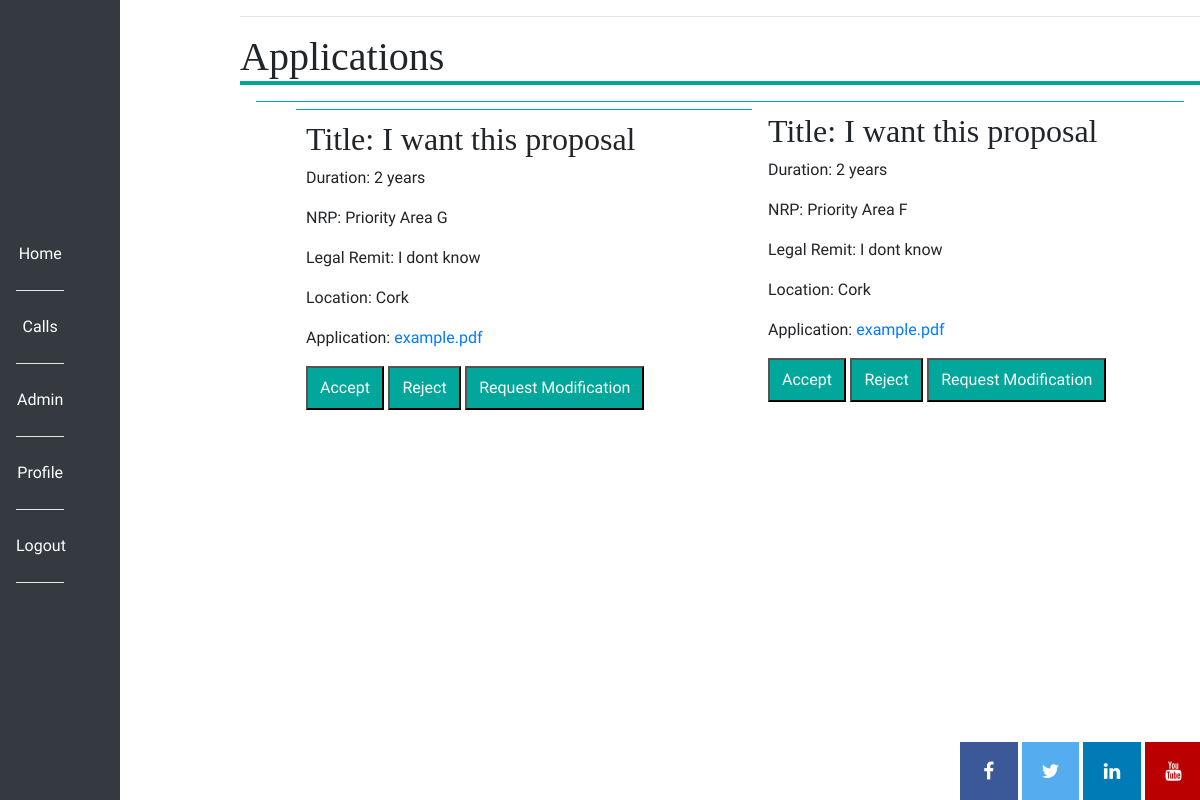
Page /review_individual_apps/1 (signed in) on the committed database.
### app/models.py (models this page shows)
class Application(db.Model):
    user_id = db.Column(db.Integer, db.ForeignKey("user.id"))
    proposal_id = db.Column(db.Integer, db.ForeignKey("proposal.id"))
    id = db.Column(db.Integer, primary_key=True)
    path_to_file = db.Column(db.String(30))
    proposal_title = db.Column(db.String(100))
    award_duration = db.Column(db.String(100))
    nrp = db.Column(db.String(100))
    legal_remit = db.Column(db.String(700))
    use_of_animals = db.Column(db.Boolean())
    use_of_humans = db.Column(db.Boolean())
    location = db.Column(db.String(50))
    co_applicants = db.Column(db.String(100))
    abstract = db.Column(db.String(1000))

### app/routes.py (the view)
@app.route("/review_individual_apps/<id>")
@login_required
def review_individual_apps(id):
    if not current_user.access == 2 and not current_user.access == 4:
        flash("Reviewers area only")
        return redirect(url_for("index"))
    proposal = Proposal.query.filter_by(id=id).first_or_404()
    applications = proposal.applications.all()
    return render_template("review_individual_apps.html", svg=svg, title="Review Individual Applications",
                           applications=applications)

### app/models.py (called while the page is built)
@login.user_loader
def load_user(id):
    return User.query.get(int(id))

    def is_admin(self):
        return self.access == 2

### app/routes.py (called while the page is built)
@app.before_request
def before_request():
    if current_user.is_authenticated:
        current_user.last_seen = datetime.utcnow().strftime("%B %d %Y")
        db.session.commit()

### app/templates/review_individual_apps.html
{% extends "base.html" %}
{% block content %}
<main>
<h1>Applications</h1>
<ul>
{% for app in applications %}
    <li class="list">
    <h2>Title: {{ app.proposal_title }}</h2>
    <p>Duration: {{ app.award_duration }}</p>
    <p>NRP: {{ app.nrp }}</p>
    <p>Legal Remit: {{ app.legal_remit }}</p>
    <p>Location: {{ app.location }}</p>
    <p>Application: <a href="/uploads/{{ app.path_to_file }}">{{ app.path_to_file }}</a></p>
    <a href="{{ url_for('accepted', id=app.id) }}"><button>Accept</button></a>
    <a href="{{ url_for('rejected', id=app.id) }}"><button>Reject</button></a>
    <a href="{{ url_for('modify', id=app.id) }}"><button>Request Modification</button></a>
    </li>
</ul>
{% endfor %}
</main>
{% endblock %}

### app/static/css/style.css (style rules this page uses)
ul { width: 55%; float: left; }
.list { list-style: none; border-top: 1px solid #00A79A; margin: 1em; padding: 10px; }
main { display:block; margin-left:20%; }
h1, h2, h3, h4, h5, h6 { font-family:Georgia, Times, serif; }
h1 { border-bottom: .1em solid #00A79A; }
p, div, a { font-family: 'Nobile', Helvetica, Arial, sans-serif; }
button { background-color:#00A79A; color:white; text-align: center; cursor: pointer; padding: 0.5em 0.75em; }
a,a:hover, a:focus, a:active { text-decoration: none; }

### rows in the picture
Application: proposal_title "I want this proposal", award_duration "2 years", nrp "Priority Area G", legal_remit "I dont know", location "Cork", path_to_file "example.pdf"
Application: proposal_title "I want this proposal", award_duration "2 years", nrp "Priority Area F", legal_remit "I dont know", location "Cork", path_to_file "example.pdf"
